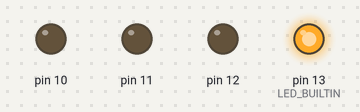
This sketch was run on a simulated Arduino Uno, built with avr-gcc and run on an emulated ATmega328P. On the bench: output pins drawn as LEDs (lit = HIGH).

Above: at 0.2 s.
At 1.2 s:
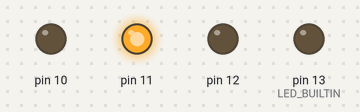
At 2.7 s:
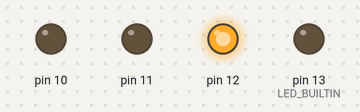
At 3.7 s:
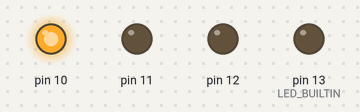
Timing chart, 0 to 4.6 s (numbered marks = the images above):
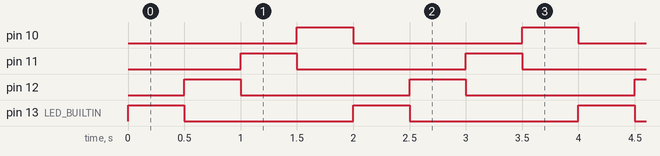

The sketch:

Proiect1_Versiunea_2.ino
```cpp
int animationSpeed = 0;

void setup()
{
  pinMode(LED_BUILTIN, OUTPUT);
  pinMode(12, OUTPUT);
  pinMode(11, OUTPUT);
  pinMode(10, OUTPUT);
}

void loop()
{
  animationSpeed = 500;

  digitalWrite(10, LOW);
  digitalWrite(LED_BUILTIN, HIGH);

  delay(animationSpeed);

  digitalWrite(12, HIGH);
  digitalWrite(LED_BUILTIN, LOW);

  delay(animationSpeed);

  digitalWrite(11, HIGH);
  digitalWrite(12, LOW);

  delay(animationSpeed);

  digitalWrite(10, HIGH);
  digitalWrite(11, LOW);

  delay(animationSpeed);

  digitalWrite(10, LOW);
  digitalWrite(LED_BUILTIN, HIGH);

}
```

Measured:
- by itself, pin 10–12, pin 13 (LED_BUILTIN): alternates HIGH for 0.50 s and LOW for 1.5 s
- by itself, everything shown: repeats every 2.0 s, in 4 steps
